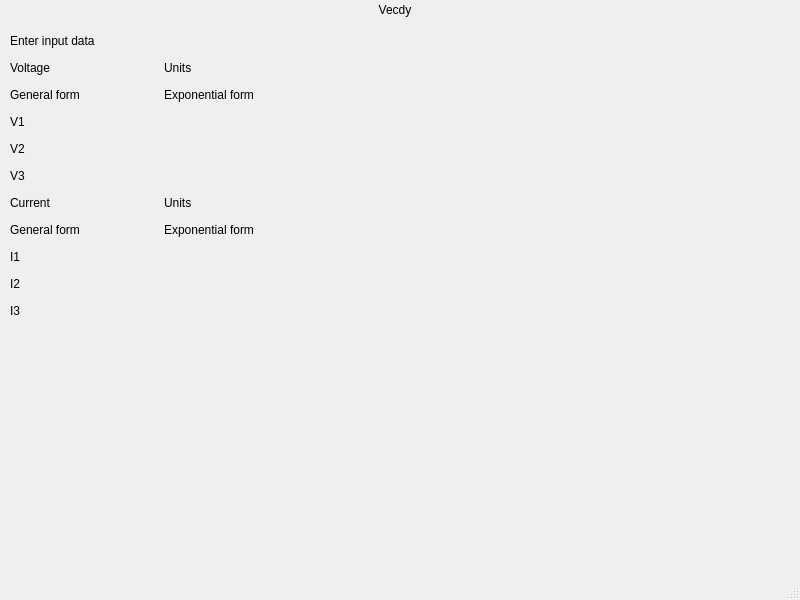
<?xml version="1.0" encoding="UTF-8"?>
<ui version="4.0">
 <class>MainWindow</class>
 <widget class="QMainWindow" name="MainWindow">
  <property name="geometry">
   <rect>
    <x>0</x>
    <y>0</y>
    <width>800</width>
    <height>600</height>
   </rect>
  </property>
  <property name="windowTitle">
   <string>MainWindow</string>
  </property>
  <widget class="QWidget" name="centralwidget">
   <widget class="QLabel" name="Vecdy">
    <property name="geometry">
     <rect>
      <x>340</x>
      <y>0</y>
      <width>110</width>
      <height>20</height>
     </rect>
    </property>
    <property name="text">
     <string>Vecdy</string>
    </property>
    <property name="alignment">
     <set>Qt::AlignCenter</set>
    </property>
   </widget>
   <widget class="QWidget" name="gridLayoutWidget">
    <property name="geometry">
     <rect>
      <x>10</x>
      <y>30</y>
      <width>301</width>
      <height>291</height>
     </rect>
    </property>
    <layout class="QGridLayout" name="gridLayout">
     <item row="2" column="0">
      <widget class="QLabel" name="gen_v">
       <property name="text">
        <string>General form</string>
       </property>
      </widget>
     </item>
     <item row="1" column="0">
      <widget class="QLabel" name="voltage">
       <property name="text">
        <string>Voltage</string>
       </property>
      </widget>
     </item>
     <item row="4" column="0">
      <widget class="QLabel" name="v2">
       <property name="text">
        <string>V2</string>
       </property>
      </widget>
     </item>
     <item row="7" column="0">
      <widget class="QLabel" name="gen_c">
       <property name="text">
        <string>General form</string>
       </property>
      </widget>
     </item>
     <item row="1" column="1">
      <widget class="QLabel" name="v_unit">
       <property name="text">
        <string>Units</string>
       </property>
      </widget>
     </item>
     <item row="0" column="0">
      <widget class="QLabel" name="input">
       <property name="text">
        <string>Enter input data</string>
       </property>
      </widget>
     </item>
     <item row="6" column="0">
      <widget class="QLabel" name="current">
       <property name="text">
        <string>Current</string>
       </property>
      </widget>
     </item>
     <item row="6" column="1">
      <widget class="QLabel" name="c_units">
       <property name="text">
        <string>Units</string>
       </property>
      </widget>
     </item>
     <item row="7" column="1">
      <widget class="QLabel" name="exp_c">
       <property name="text">
        <string>Exponential form</string>
       </property>
      </widget>
     </item>
     <item row="9" column="0">
      <widget class="QLabel" name="I2">
       <property name="text">
        <string>I2</string>
       </property>
      </widget>
     </item>
     <item row="2" column="1">
      <widget class="QLabel" name="exp_v">
       <property name="text">
        <string>Exponential form</string>
       </property>
      </widget>
     </item>
     <item row="5" column="0">
      <widget class="QLabel" name="v3">
       <property name="text">
        <string>V3</string>
       </property>
      </widget>
     </item>
     <item row="3" column="0">
      <widget class="QLabel" name="v1">
       <property name="text">
        <string>V1</string>
       </property>
      </widget>
     </item>
     <item row="8" column="0">
      <widget class="QLabel" name="label_9">
       <property name="text">
        <string>I1</string>
       </property>
      </widget>
     </item>
     <item row="10" column="0">
      <widget class="QLabel" name="I3">
       <property name="text">
        <string>I3</string>
       </property>
      </widget>
     </item>
    </layout>
   </widget>
  </widget>
  <widget class="QMenuBar" name="menubar">
   <property name="geometry">
    <rect>
     <x>0</x>
     <y>0</y>
     <width>800</width>
     <height>17</height>
    </rect>
   </property>
  </widget>
  <widget class="QStatusBar" name="statusbar"/>
 </widget>
 <resources/>
 <connections/>
</ui>
